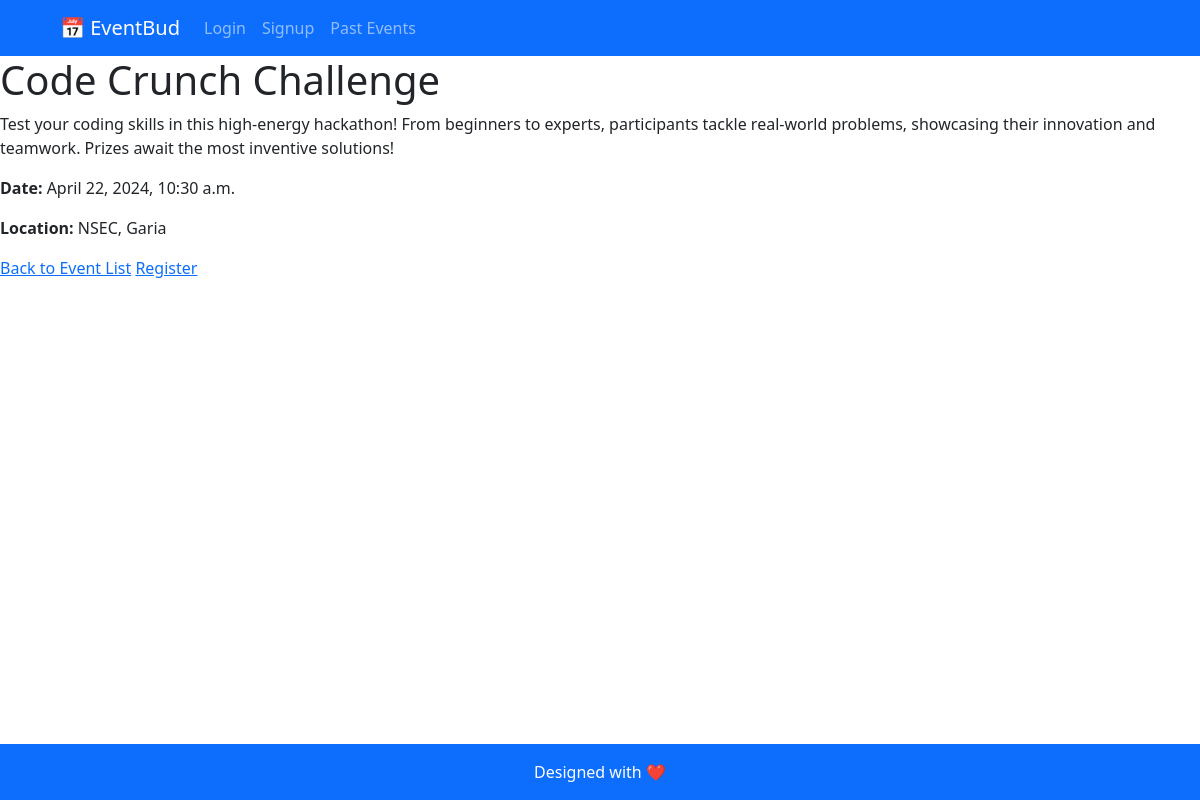
The app's page /events/view/26/ with its own data.
### events/models.py (models this page shows, shortened)
class Event(models.Model):
    title = models.CharField(max_length=200)
    description = models.TextField()
    date = models.DateTimeField()
    location = models.CharField(max_length=200)
    user = models.ForeignKey(User, on_delete=models.CASCADE, null=True)

### events/views.py (the view)
# urls.py: path("view/<int:event_id>/", views.view_events, name="view_events"),
def view_events(request, event_id):
    event = get_object_or_404(Event, pk=event_id)
    return render(request, "events/view_events.html", {"event": event})

### events/templates/events/view_events.html (shortened to what this page needs)
{% extends "events/layout.html" %}
{% block content %}
<body>
  <h1>{{ event.title }}</h1>
  <p>{{ event.description }}</p>
  <p><strong>Date:</strong> {{ event.date }}</p>
  <p><strong>Location:</strong> {{ event.location }}</p>
  <a href="{% url 'events' %}">Back to Event List</a>
  <a href="{% url 'events' %}">Register</a>
</body>
{% endblock %}

### records on screen
Event: title "Code Crunch Challenge", description "Test your coding skills in this high-energy hackathon! From beginners to experts, participants tackle real-world problems, showcasing their innovation and teamwork. Prizes await the most inventive solutions!", date "April 22, 2024, 10:30 a.m.", location "NSEC, Garia"
